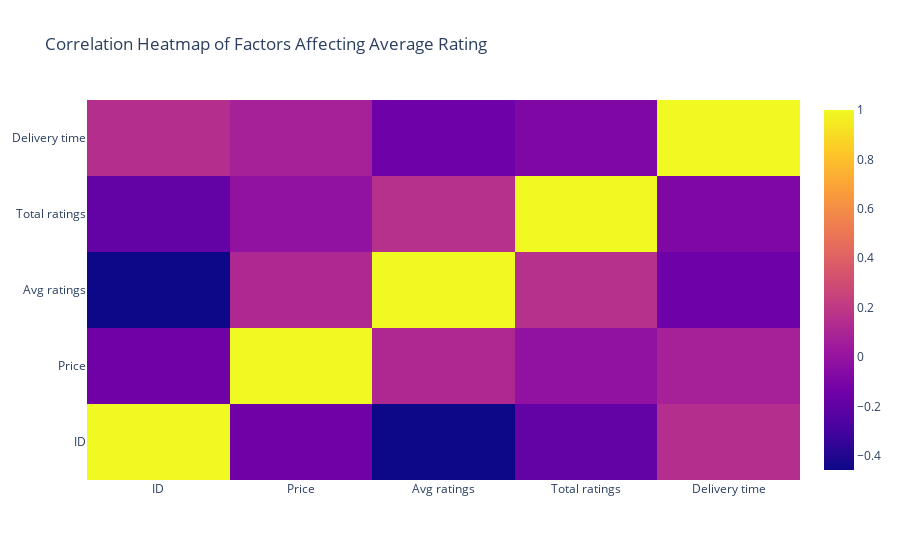

Source (notebook cell):
### Code cell
# Correlation matrix (Fixing the issue)
# We will exclude non-numeric columns before calculating the correlation matrix
numeric_df = df.select_dtypes(include=[np.number])  # Only numeric columns
correlation_matrix = numeric_df.corr()

fig = go.Figure(data=go.Heatmap(z=correlation_matrix, x=correlation_matrix.columns, y=correlation_matrix.columns))
fig.update_layout(title='Correlation Heatmap of Factors Affecting Average Rating')
fig.show()

### Figure 1 — Plotly figure (JSON) as saved in the notebook; plotly's stock layout.template omitted (floating-point values rounded to 4 significant figures)
{"data": [{"type": "heatmap", "x": ["ID", "Price", "Avg ratings", "Total ratings", "Delivery time"], "y": ["ID", "Price", "Avg ratings", "Total ratings", "Delivery time"], "z": [[1, -0.1441, -0.458, -0.1891, 0.1438], [-0.1441, 1, 0.1136, -0.01467, 0.07601], [-0.458, 0.1136, 1, 0.1579, -0.147], [-0.1891, -0.01467, 0.1579, 1, -0.08409], [0.1438, 0.07601, -0.147, -0.08409, 1]]}], "layout": {"title": {"text": "Correlation Heatmap of Factors Affecting Average Rating"}}}
